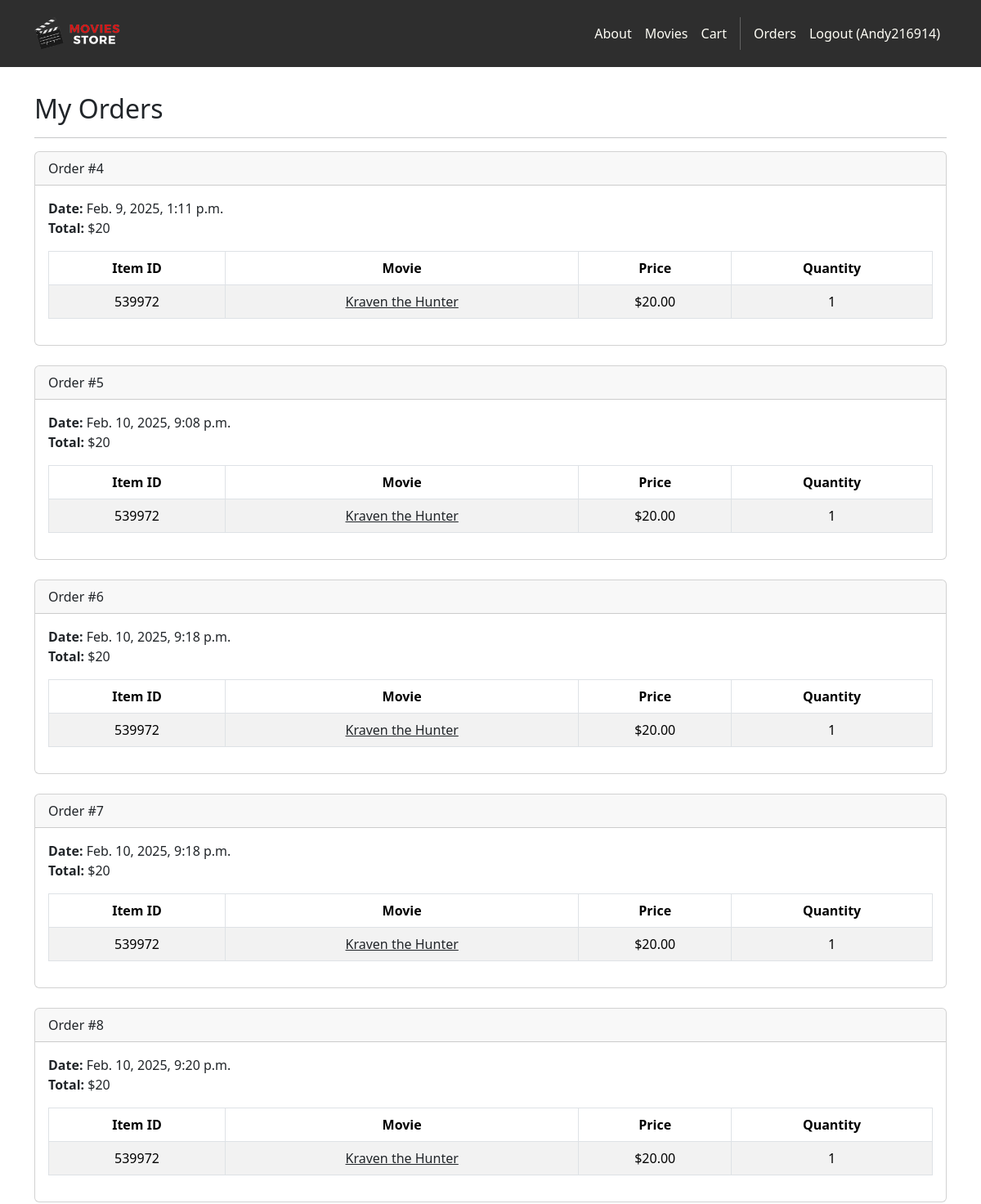
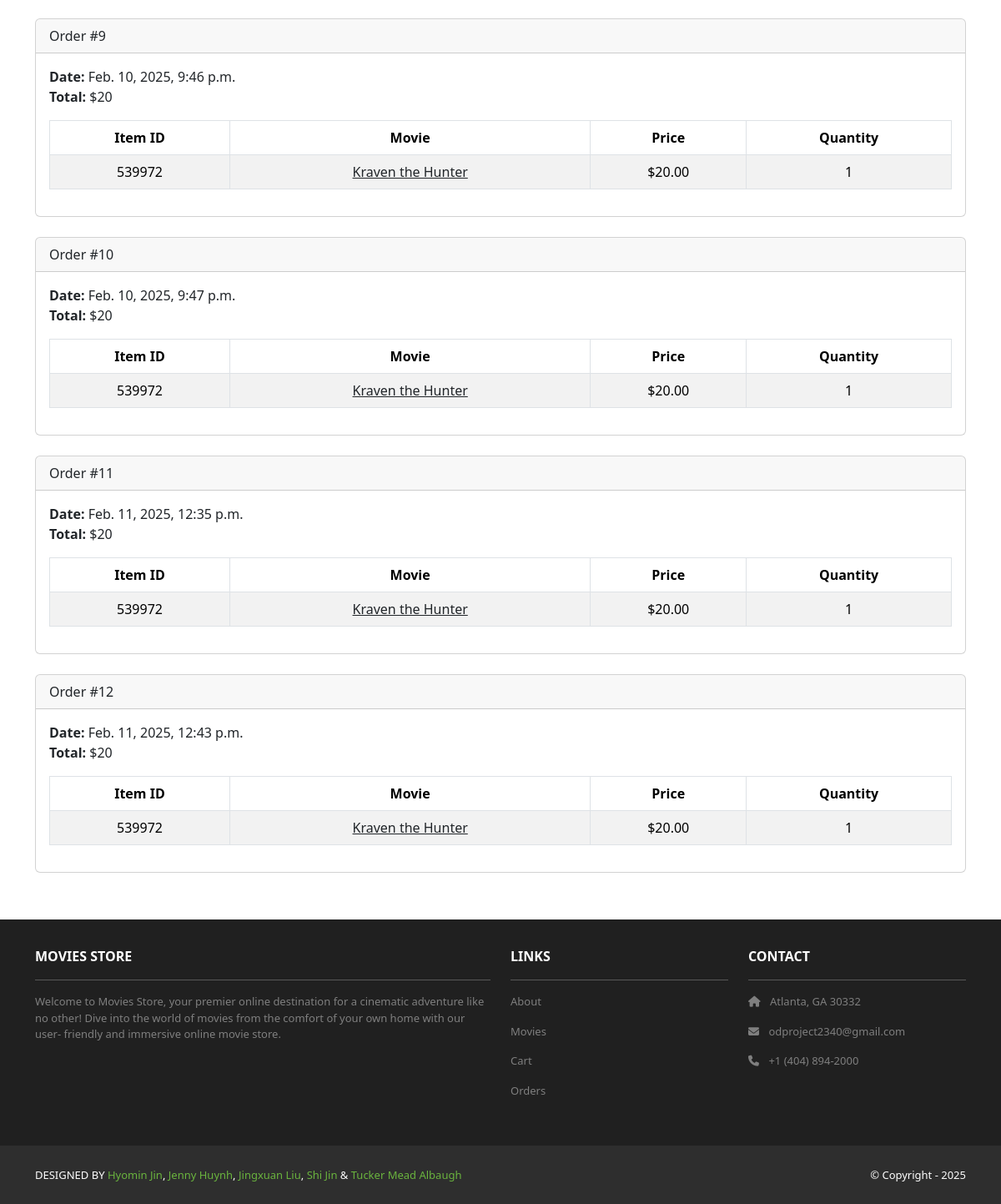
The page /accounts/orders/ (signed in) on the database as committed earlier (2 pictures, top to bottom).
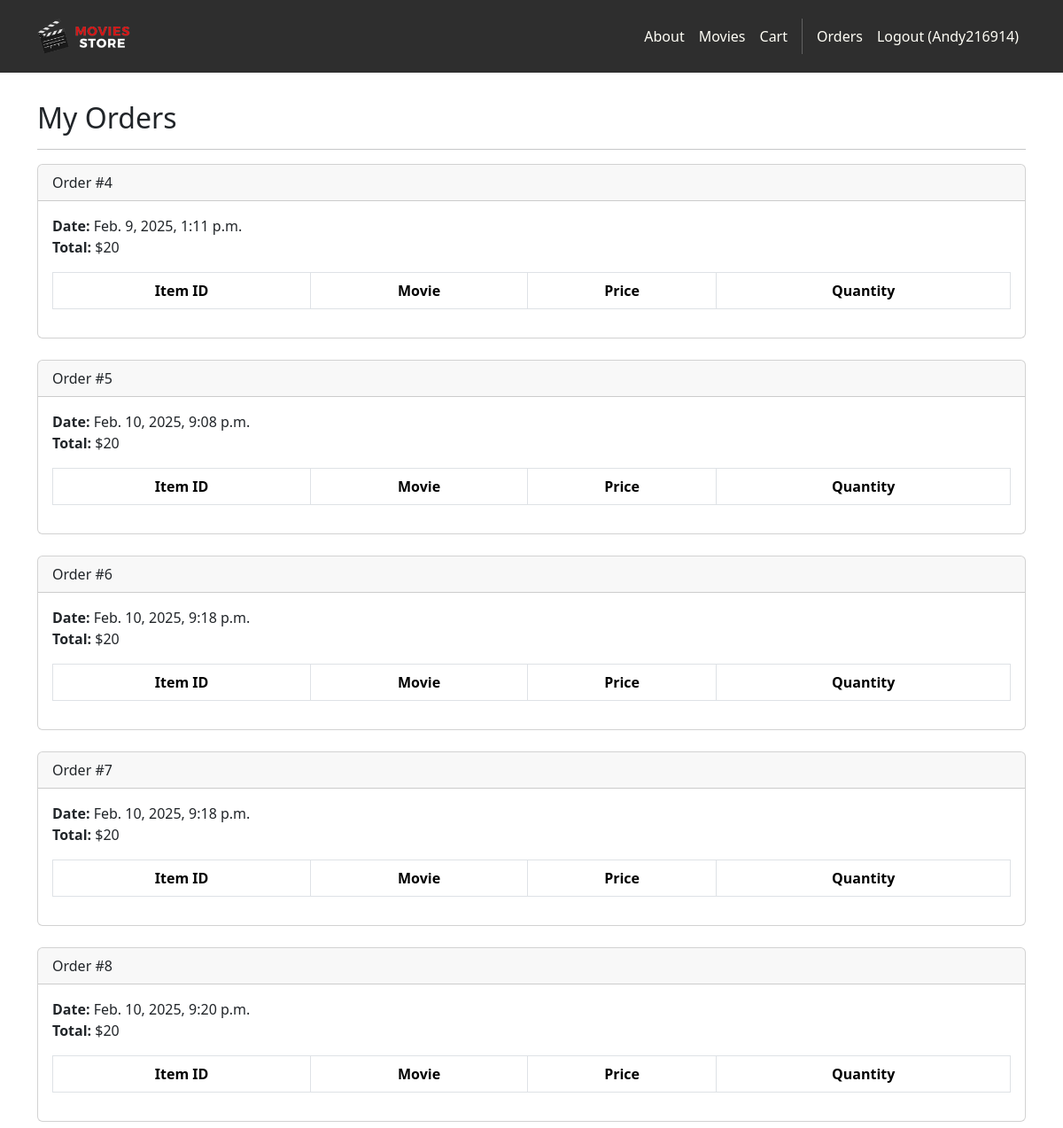
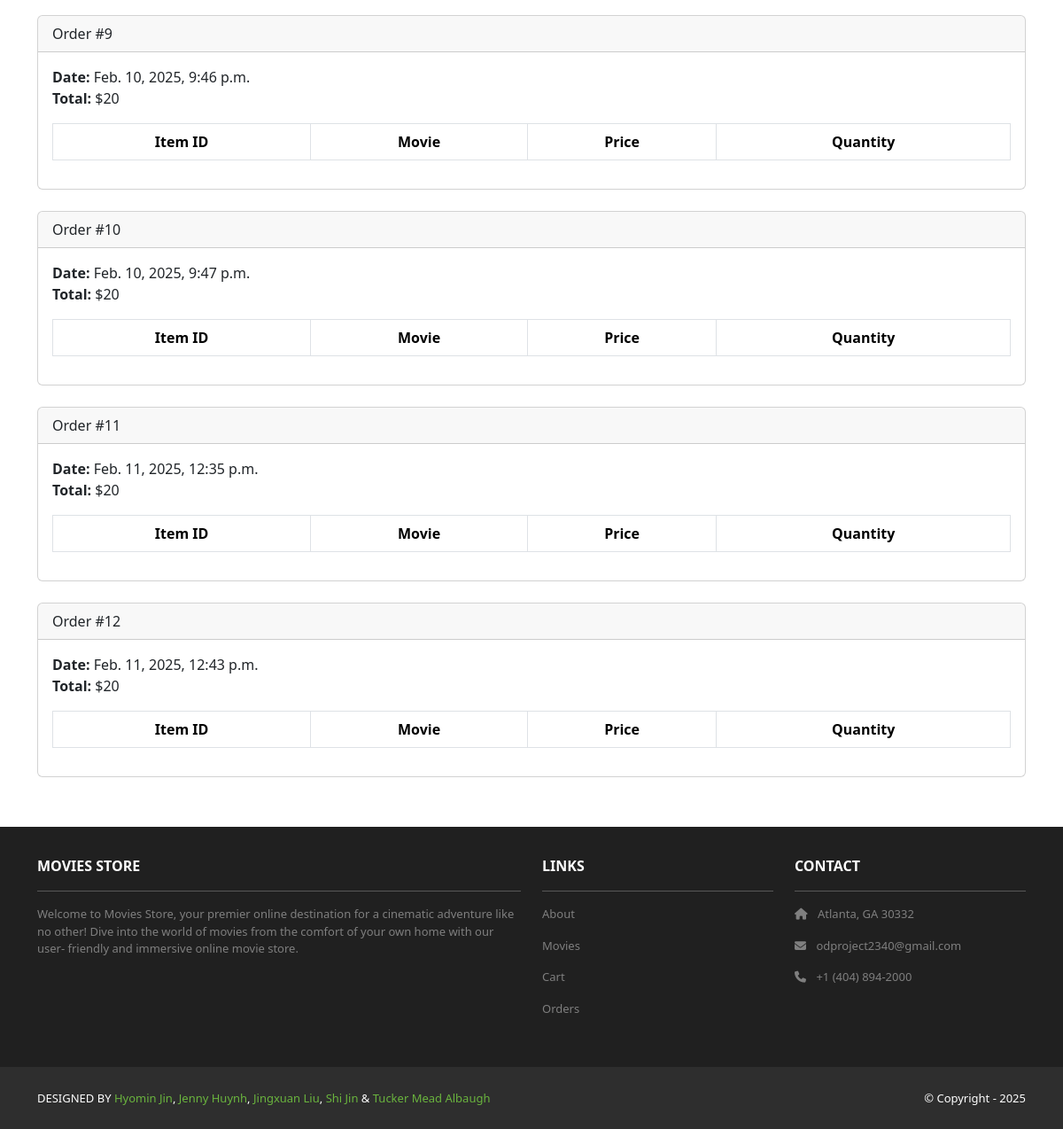
The same page on the database as committed later (2 pictures, top to bottom).
### cart/models.py (models this page shows, shortened)
class Order(models.Model):
    id = models.AutoField(primary_key=True)
    total = models.IntegerField()
    date = models.DateTimeField(auto_now_add=True)
    user = models.ForeignKey(User,
        on_delete=models.CASCADE)

class Item(models.Model):
    id = models.AutoField(primary_key=True)
    price = models.IntegerField()
    quantity = models.IntegerField()
    order = models.ForeignKey(Order,
        on_delete=models.CASCADE)
    movie = models.ForeignKey(Movie,
        on_delete=models.CASCADE)

### movies/models.py (models this page shows, shortened)
class Movie(models.Model):
    id = models.AutoField(primary_key=True)
    name = models.CharField(max_length=255)
    price = models.DecimalField(max_digits=5, decimal_places=2)
    description = models.TextField()
    image = models.URLField(max_length=500, blank=True)

### accounts/views.py (the view)
# urls.py: path('orders/', views.orders, name='accounts.orders'),
@login_required
def orders(request):
    template_data = {}
    template_data['title'] = 'Orders'
    template_data['orders'] = request.user.order_set.all()
    return render(request, 'accounts/orders.html',
        {'template_data': template_data})

### accounts/templates/accounts/orders.html
{% extends 'base.html' %}
{% block content %}
<div class="p-3">
  <div class="container">
    <div class="row mt-3">
      <div class="col mx-auto mb-3">
        <h2>My Orders</h2>
        <hr />
        {% for order in template_data.orders %}
        <div class="card mb-4">
          <div class="card-header">
            Order #{{ order.id }}
          </div>
          <div class="card-body">
            <b>Date:</b> {{ order.date }}<br />
            <b>Total:</b> ${{ order.total }}<br />
            <table class="table table-bordered
              table-striped text-center mt-3">
              <thead>
                <tr>
                  <th scope="col">Item ID</th>
                  <th scope="col">Movie</th>
                  <th scope="col">Price</th>
                  <th scope="col">Quantity</th>
                </tr>
              </thead>
              <tbody>
                {% for item in order.item_set.all %}
                <tr>
                  <td>{{ item.movie.id }}</td>
                  <td>
                    <a class="link-dark"
                      href="{% url 'movies.show' id=item.movie.id %}">
                      {{ item.movie.name }}
                    </a>
                  </td>
                  <td>${{ item.movie.price }}</td>
                  <td>{{ item.quantity }}</td>
                </tr>
                {% endfor %}
              </tbody>
            </table>
          </div>
        </div>
        {% endfor %}
      </div>
    </div>
  </div>
</div>
{% endblock content %}

Rows that differ between the two databases and show on the page:
removed Item: movie.id "539972", movie.name "Kraven the Hunter", movie.price "20.00", quantity "1", shown under Order "Feb. 9, 2025, 1:11 p.m."
removed Item: movie.id "539972", movie.name "Kraven the Hunter", movie.price "20.00", quantity "1", shown under Order "Feb. 10, 2025, 9:08 p.m."
removed Item: movie.id "539972", movie.name "Kraven the Hunter", movie.price "20.00", quantity "1", shown under Order id 6
removed Item: movie.id "539972", movie.name "Kraven the Hunter", movie.price "20.00", quantity "1", shown under Order id 7
removed Item: movie.id "539972", movie.name "Kraven the Hunter", movie.price "20.00", quantity "1", shown under Order "Feb. 10, 2025, 9:20 p.m."
removed Item: movie.id "539972", movie.name "Kraven the Hunter", movie.price "20.00", quantity "1", shown under Order "Feb. 10, 2025, 9:46 p.m."
removed Item: movie.id "539972", movie.name "Kraven the Hunter", movie.price "20.00", quantity "1", shown under Order "Feb. 10, 2025, 9:47 p.m."
removed Item: movie.id "539972", movie.name "Kraven the Hunter", movie.price "20.00", quantity "1", shown under Order "Feb. 11, 2025, 12:35 p.m."
removed Item: movie.id "539972", movie.name "Kraven the Hunter", movie.price "20.00", quantity "1", shown under Order "Feb. 11, 2025, 12:43 p.m."
